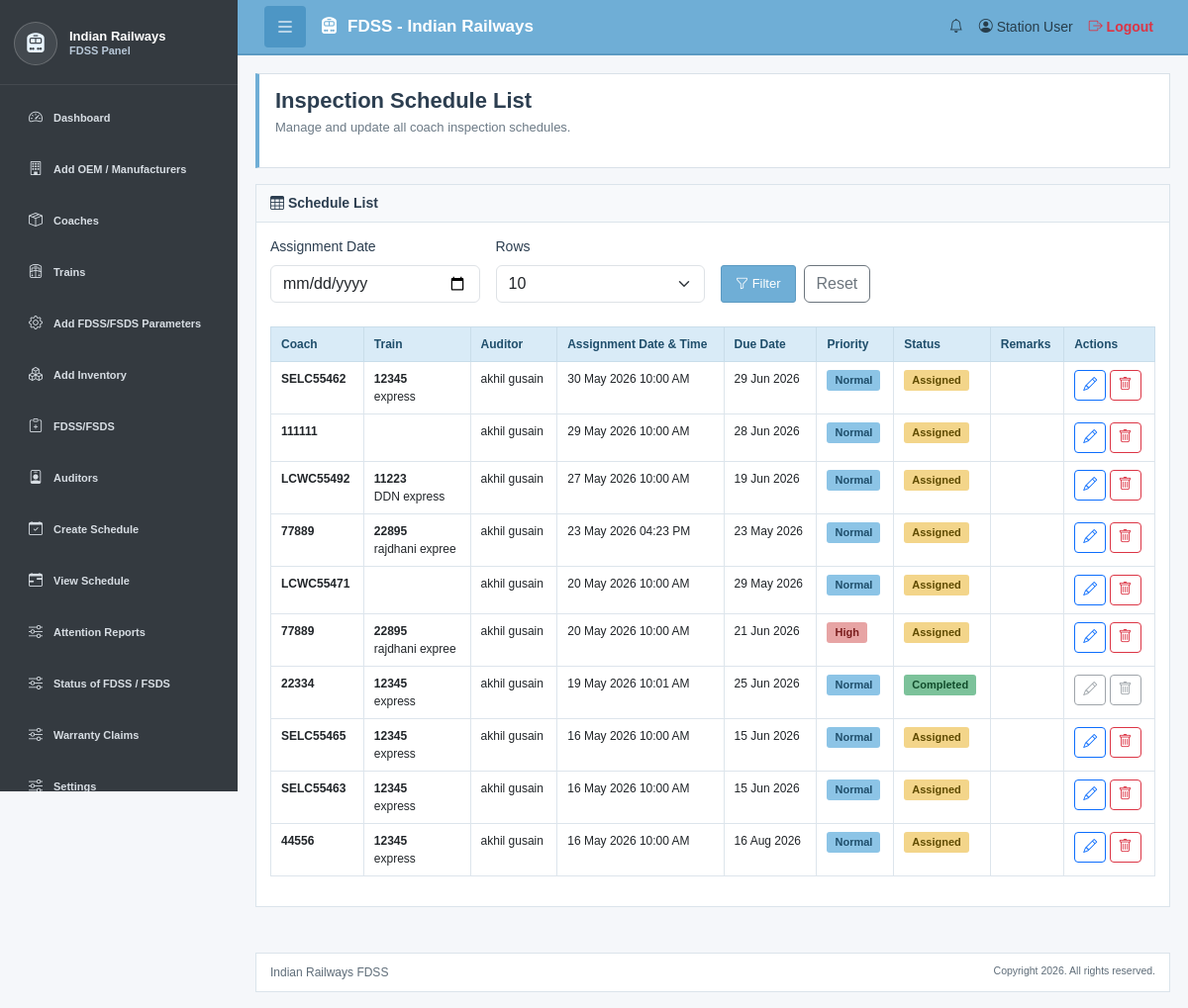
/schedule-list.php1.php (signed in), run on an earlier commit of the app's database.
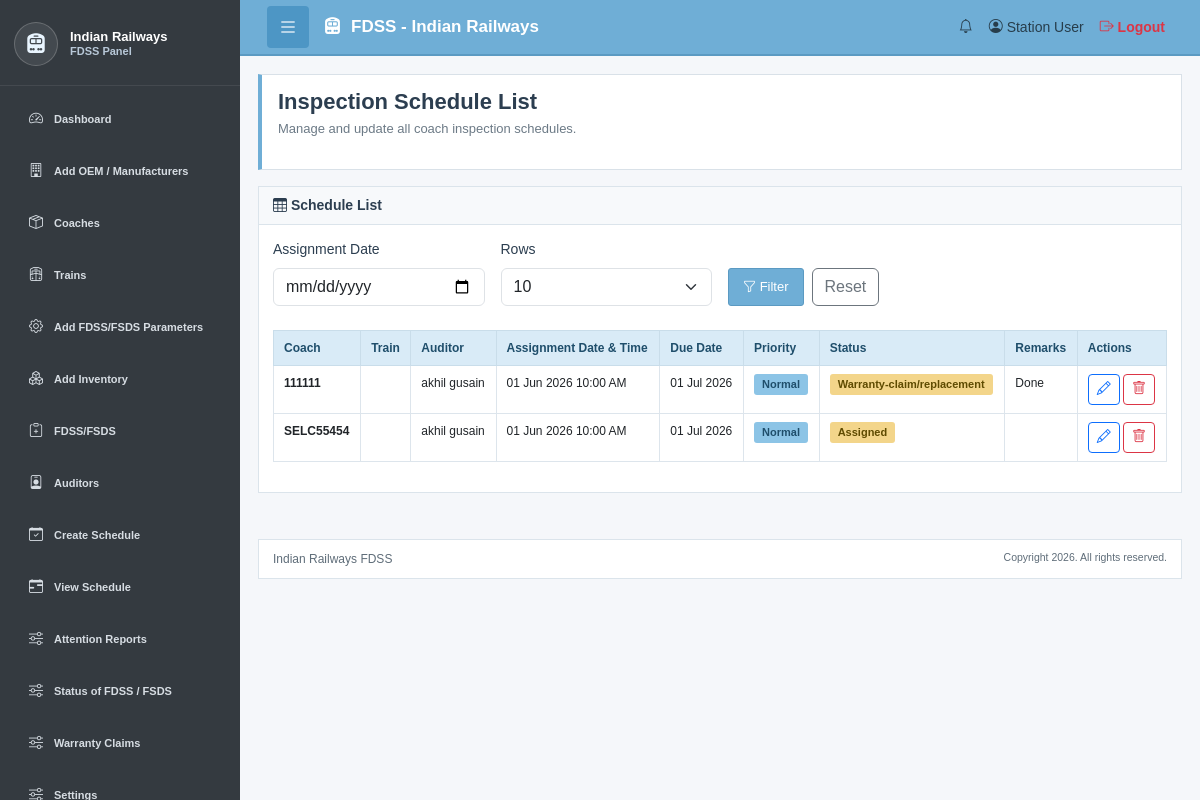
And on a later commit of the database.
### tables this page shows
CREATE TABLE `fdss_coach_schedule` (
  `schedule_id` int(11) NOT NULL,
  `coach_id` int(11) NOT NULL,
  `train_info_id` bigint(20) DEFAULT NULL,
  `last_inspection_date` date DEFAULT NULL,
  `next_due_date` date DEFAULT NULL,
  `status` enum('Pending','Assigned','Completed','Warranty-claim/replacement') DEFAULT 'Pending',
  `auditor_id` int(11) DEFAULT NULL,
  `assignment_date_time` datetime DEFAULT NULL,
  `Inspection_Type` varchar(255) DEFAULT NULL,
  `priority` enum('Normal','High') DEFAULT 'Normal',
  `special_remarks` text DEFAULT NULL,
  `created_at` timestamp NULL DEFAULT current_timestamp(),
  `updated_at` timestamp NULL DEFAULT current_timestamp() ON UPDATE current_timestamp(),
  `user_id` int(11) NOT NULL,
  `schedule_status` int(11) NOT NULL DEFAULT 0
);

CREATE TABLE `fdss_train_coach` (
  `coach_id` int(11) NOT NULL,
  `train_info_id` varchar(10) DEFAULT NULL,
  `coach_no` varchar(50) NOT NULL,
  `Type` varchar(20) DEFAULT NULL,
  `coach_type` varchar(100) DEFAULT NULL,
  `user_id` int(11) NOT NULL,
  `coach_status` enum('Detached','Intact') NOT NULL DEFAULT 'Intact',
  `status` enum('Active','Inactive') DEFAULT 'Active',
  `next_inspection_date` date DEFAULT NULL,
  `created_at` timestamp NULL DEFAULT current_timestamp(),
  `updated_at` timestamp NULL DEFAULT current_timestamp() ON UPDATE current_timestamp(),
  `schedule_status` int(11) NOT NULL DEFAULT 0 COMMENT 'O means coach is free 1 means cach work is progress'
);

CREATE TABLE `fdss_train_information` (
  `train_info_id` bigint(20) NOT NULL,
  `user_id` int(11) NOT NULL,
  `train_no` varchar(50) NOT NULL,
  `train_name` varchar(150) NOT NULL,
  `No_of_Coach` int(11) DEFAULT NULL,
  `status` enum('Active','Inactive') DEFAULT 'Active',
  `created_at` timestamp NULL DEFAULT current_timestamp(),
  `updated_at` timestamp NULL DEFAULT current_timestamp() ON UPDATE current_timestamp()
);

CREATE TABLE `fdss_users` (
  `user_id` int(11) NOT NULL,
  `user_name` varchar(150) NOT NULL,
  `user_code` varchar(50) DEFAULT NULL,
  `username` varchar(100) NOT NULL,
  `email` varchar(150) NOT NULL,
  `password_hash` varchar(255) NOT NULL,
  `full_name` varchar(150) DEFAULT NULL,
  `phone` varchar(20) DEFAULT NULL,
  `designation` varchar(100) DEFAULT NULL,
  `address` text DEFAULT NULL,
  `role` enum('SUPER_ADMIN','ADMIN','ORG_ADMIN','ORG_USER','AUDITOR') NOT NULL DEFAULT 'ORG_ADMIN',
  `station_id` int(11) DEFAULT NULL,
  `start_date` date DEFAULT NULL,
  `end_date` date DEFAULT NULL,
  `status` enum('Active','Inactive') DEFAULT 'Active',
  `created_by_user_id` int(11) DEFAULT NULL,
  `created_at` timestamp NULL DEFAULT current_timestamp(),
  `updated_at` timestamp NULL DEFAULT current_timestamp() ON UPDATE current_timestamp()
);

### schedule-list.php1.php (the view, shortened to what the changed rows need)
<?php
require_once 'config/db.php';
$user_id = (int) $_SESSION['user_id'];
function e($value)
{
    return htmlspecialchars((string)$value, ENT_QUOTES, 'UTF-8');
}
$message = '';
$selected_rows_per_page = $_GET['rows_per_page'] ?? '10';
$schedule_limit = $selected_rows_per_page === 'all'
    ? null
    : (int) $selected_rows_per_page;
$schedule_uses_coach_id = false;
$schedule_column_check = $conn->query("SHOW COLUMNS FROM fdss_coach_schedule LIKE 'coach_id'");
if ($schedule_column_check && $schedule_column_check->num_rows > 0) {
    $schedule_uses_coach_id = true;
}
$schedule_uses_coach_no = false;
$schedules = [];
$where_clause = "WHERE s.user_id = ?";
$bind_types = "i";
$bind_values = [$user_id];
if ($schedule_uses_coach_id) {
    $coach_no_select = $schedule_uses_coach_no
        ? "COALESCE(c.coach_no, s.coach_no) AS coach_no"
        : "c.coach_no";
    $query = "SELECT
                s.schedule_id,
                s.coach_id,
                $coach_no_select,
                COALESCE(s.train_info_id, c.train_info_id) AS train_info_id,
                s.last_inspection_date,
                s.next_due_date,
                s.status,
                s.assignment_date_time,
                s.priority,
                s.special_remarks,
                u.user_name,
                u.full_name,
                u.user_id AS auditor_user_id,
                t.train_no,
                t.train_name
              FROM fdss_coach_schedule s
              LEFT JOIN fdss_train_coach c
                ON c.coach_id = s.coach_id
                AND c.user_id = s.user_id
              LEFT JOIN fdss_users u
                ON u.user_id = s.auditor_id
              LEFT JOIN fdss_train_information t
                ON t.train_info_id = COALESCE(s.train_info_id, c.train_info_id)
              $where_clause
              ORDER BY s.assignment_date_time DESC, s.schedule_id DESC";
}
if ($schedule_limit !== null) {
    $query .= " LIMIT ?";
    $bind_types .= "i";
    $bind_values[] = $schedule_limit;
}
$stmt = $conn->prepare($query);
if ($stmt) {
    $bind_references = [];
    foreach ($bind_values as $key => $value) {
        $bind_references[$key] = &$bind_values[$key];
    }
    $stmt->bind_param($bind_types, ...$bind_references);
    $stmt->execute();
    $result = $stmt->get_result();
    while ($row = $result->fetch_assoc()) {
        $schedules[] = $row;
    }
} elseif ($message === '') {
    $message = "Schedule Fetch SQL Error: " . $conn->error;
    $message_type = "danger";
}
?>
<!DOCTYPE html>
<html lang="en">
<head>
    <link href="https://cdnjs.cloudflare.com/ajax/libs/bootstrap/5.3.0/css/bootstrap.min.css"
          rel="stylesheet">
    <link href="https://cdnjs.cloudflare.com/ajax/libs/bootstrap-icons/1.11.0/font/bootstrap-icons.min.css"
          rel="stylesheet">
    <link href="assets/css/styles.css"
          rel="stylesheet">
</head>
<body>
<div class="sidebar-container">
<main class="main-content">
    <div class="page-header">
        <div>
            <h1>
                Inspection Schedule List
            </h1>
        </div>
    </div>
    <div class="content-card">
        <div class="card-body">
            <div class="table-wrapper">
                <table class="table table-hover">
                    <thead>
                    <tr>
                        <th>Coach</th>
                        <th>Train</th>
                        <th>Auditor</th>
                        <th>Assignment Date & Time</th>
                        <th>Due Date</th>
                        <th>Priority</th>
                        <th>Status</th>
                        <th>Remarks</th>
                        <th>Actions</th>
                    </tr>
                    </thead>
                    <tbody>
                    <?php if (empty($schedules)): ?>
                        <tr>
                            <td colspan="9"
                                class="text-center text-muted py-4">
                                No schedules found.
                            </td>
                        </tr>
                    <?php else: ?>
                        <?php foreach ($schedules as $schedule): ?>
                            <?php $is_completed = $schedule['status'] === 'Completed'; ?>
                            <tr>
                                <td>
                                    <strong>
                                        <?php echo e($schedule['coach_no']); ?>
                                    </strong>
                                </td>
                                <td>
                                    <strong>
                                        <?php echo e($schedule['train_no']); ?>
                                    </strong>
                                    <br>
                                    <?php echo e($schedule['train_name']); ?>
                                </td>
                                <td>
                                    <?php
                                    echo e(
                                        !empty($schedule['full_name'])
                                        ? $schedule['full_name']
                                        : $schedule['user_name']
                                    );
                                    ?>
                                </td>
                                <td>
                                    <?php
                                    echo $schedule['assignment_date_time']
                                        ? date('d M Y h:i A', strtotime($schedule['assignment_date_time']))
                                        : '-';
                                    ?>
                                </td>
                                <td>
                                    <?php
                                    echo $schedule['next_due_date']
                                        ? date('d M Y', strtotime($schedule['next_due_date']))
                                        : '-';
                                    ?>
                                </td>
                                <td>
                                    <?php
                                    $priority_class =
                                        ($schedule['priority'] === 'High')
                                        ? 'badge-danger'
                                        : 'badge-info';
                                    ?>
                                    <span class="badge <?php echo $priority_class; ?>">
                                        <?php echo e($schedule['priority']); ?>
                                    </span>
                                </td>
                                <td>
                                    <?php
                                    $status_class = 'badge-warning';
                                    if ($schedule['status'] === 'Completed') {
                                        $status_class = 'badge-success';
                                    }
                                    ?>
                                    <span class="badge <?php echo $status_class; ?>">
                                        <?php echo e($schedule['status']); ?>
                                    </span>
                                </td>
                                <td>
                                    <?php echo e($schedule['special_remarks']); ?>
                                </td>
                                <td>
                                    <?php if ($is_completed): ?>
                                        <button
                                            class="btn btn-sm btn-outline-secondary"
                                            title="Completed schedule cannot be edited"
                                            disabled>
                                            <i class="bi bi-pencil"></i>
                                        </button>
                                        <button
                                            class="btn btn-sm btn-outline-secondary"
                                            title="Completed schedule cannot be deleted"
                                            disabled>
                                            <i class="bi bi-trash"></i>
                                        </button>
                                    <?php else: ?>
                                    <button
                                        class="btn btn-sm btn-outline-primary"
                                        onclick="editSchedule(
                                            '<?php echo e($schedule['schedule_id']); ?>',
                                            '<?php echo e($schedule['auditor_user_id']); ?>',
                                            '<?php echo e($schedule['assignment_date_time']); ?>',
                                            '<?php echo e($schedule['priority']); ?>',
                                            '<?php echo e(addslashes($schedule['special_remarks'])); ?>',
                                            '<?php echo e($schedule['status']); ?>'
                                        )"
                                        data-bs-toggle="modal"
                                        data-bs-target="#editModal">
                                        <i class="bi bi-pencil"></i>
                                    </button>
                                    <button
                                        class="btn btn-sm btn-outline-danger"
                                        onclick="deleteSchedule(
                                            '<?php echo e($schedule['schedule_id']); ?>',
                                            '<?php echo e($schedule['coach_no']); ?>',
                                            '<?php echo e($schedule['train_info_id']); ?>'
                                        )">
                                        <i class="bi bi-trash"></i>
                                    </button>
                                    <?php endif; ?>
                                </td>
                            </tr>
                        <?php endforeach; ?>
                    <?php endif; ?>
                    </tbody>
                </table>
            </div>
        </div>
    </div>
</main>
</div>
</body>
</html>

What changed in the data, as far as the page shows it:
removed fdss_coach_schedule: coach.coach_no "SELC55462", train_info.train_no "12345", train_info.train_name "express", auditor.user_name "akhil gusain", assignment_date_time "30 May 2026 10:00 AM", next_due_date "29 Jun 2026", priority "Normal", status "Assigned"
removed fdss_coach_schedule: coach.coach_no "111111", auditor.user_name "akhil gusain", assignment_date_time "29 May 2026 10:00 AM", next_due_date "28 Jun 2026", priority "Normal", status "Assigned"
removed fdss_coach_schedule: coach.coach_no "LCWC55492", train_info.train_no "11223", train_info.train_name "DDN express", auditor.user_name "akhil gusain", assignment_date_time "27 May 2026 10:00 AM", next_due_date "19 Jun 2026", priority "Normal", status "Assigned"
removed fdss_coach_schedule: coach.coach_no "77889", train_info.train_no "22895", train_info.train_name "rajdhani expree", auditor.user_name "akhil gusain", assignment_date_time "23 May 2026 04:23 PM", next_due_date "23 May 2026", priority "Normal", status "Assigned"
removed fdss_coach_schedule: coach.coach_no "LCWC55471", auditor.user_name "akhil gusain", assignment_date_time "20 May 2026 10:00 AM", next_due_date "29 May 2026", priority "Normal", status "Assigned"
removed fdss_coach_schedule: coach.coach_no "77889", train_info.train_no "22895", train_info.train_name "rajdhani expree", auditor.user_name "akhil gusain", assignment_date_time "20 May 2026 10:00 AM", next_due_date "21 Jun 2026", priority "High", status "Assigned"
removed fdss_coach_schedule: coach.coach_no "22334", train_info.train_no "12345", train_info.train_name "express", auditor.user_name "akhil gusain", assignment_date_time "19 May 2026 10:01 AM", next_due_date "25 Jun 2026", priority "Normal", status "Completed"
removed fdss_coach_schedule: coach.coach_no "SELC55465", train_info.train_no "12345", train_info.train_name "express", auditor.user_name "akhil gusain", assignment_date_time "16 May 2026 10:00 AM", next_due_date "15 Jun 2026", priority "Normal", status "Assigned"
removed fdss_coach_schedule: coach.coach_no "SELC55463", train_info.train_no "12345", train_info.train_name "express", auditor.user_name "akhil gusain", assignment_date_time "16 May 2026 10:00 AM", next_due_date "15 Jun 2026", priority "Normal", status "Assigned"
removed fdss_coach_schedule: coach.coach_no "44556", train_info.train_no "12345", train_info.train_name "express", auditor.user_name "akhil gusain", assignment_date_time "16 May 2026 10:00 AM", next_due_date "16 Aug 2026", priority "Normal", status "Assigned"
added fdss_coach_schedule: coach.coach_no "111111", auditor.user_name "akhil gusain", assignment_date_time "01 Jun 2026 10:00 AM", next_due_date "01 Jul 2026", priority "Normal", status "Warranty-claim/replacement", special_remarks "Done"
added fdss_coach_schedule: coach.coach_no "SELC55454", auditor.user_name "akhil gusain", assignment_date_time "01 Jun 2026 10:00 AM", next_due_date "01 Jul 2026", priority "Normal", status "Assigned"
